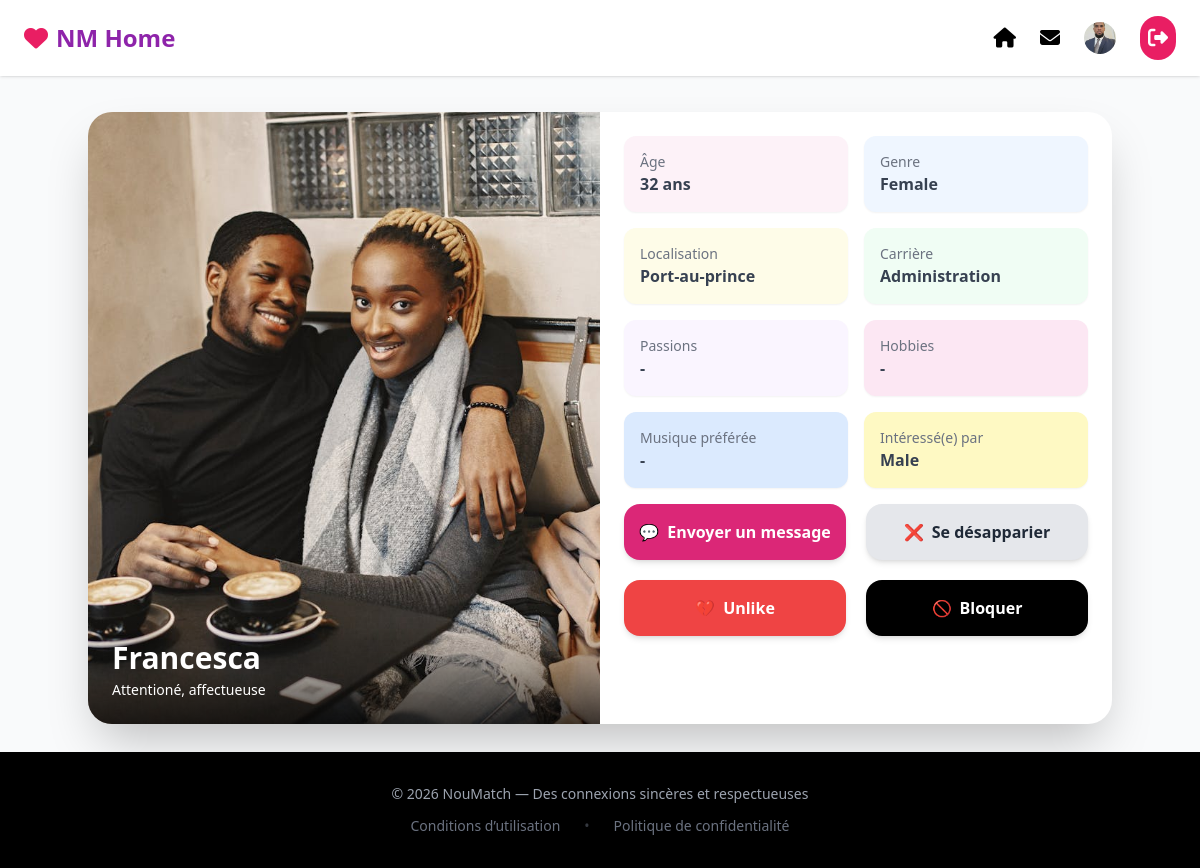
The page /nmdashboard/profil/3/ (signed in) on the database its author committed.
### users/models.py (models this page shows, shortened)
class User(AbstractBaseUser, PermissionsMixin):
    email = models.EmailField(unique=True)
    username = models.CharField(max_length=30, unique=True)
    bio = models.TextField(blank=True)
    birth_date = models.DateField(null=True, blank=True)
    GENDER_CHOICES = [
        ("male", "Male"),
        ("female", "Female"),
        ("other", "Other"),
    ]
    gender = models.CharField(max_length=10, choices=GENDER_CHOICES, blank=True)
    INTEREST_CHOICES = [
        ("male", "Male"),
        ("female", "Female"),
        ("everyone", "Everyone"),
    ]
    interested_in = models.CharField(max_length=10, choices=INTEREST_CHOICES, blank=True)
    location = models.CharField(max_length=100, blank=True)
    profile_photo = models.ImageField(upload_to="profiles/", blank=True, null=True)
    is_verified = models.BooleanField(default=False)
    height = models.PositiveIntegerField(null=True, blank=True)  # in cm
    passions = models.TextField(blank=True)  # comma separated passions
    career = models.CharField(max_length=100, blank=True)
    education = models.CharField(max_length=100, blank=True)
    hobbies = models.TextField(blank=True)
    favorite_music = models.TextField(blank=True)
    is_active = models.BooleanField(default=True)
    is_staff = models.BooleanField(default=False)
    date_joined = models.DateTimeField(default=timezone.now)
    objects = UserManager()
    USERNAME_FIELD = "email"
    REQUIRED_FIELDS = ["username"]

### nmdashboard/views.py (the view)
# urls.py: path("profil/<int:user_id>/", views.voir_profil, name="voir_profil"),
@login_required
def voir_profil(request, user_id):
    user = get_object_or_404(User, id=user_id)
    age = None
    if user.birth_date:
        today = date.today()
        age = today.year - user.birth_date.year
        if (today.month, today.day) < (user.birth_date.month, user.birth_date.day):
            age -= 1
    hobbies_list = [h.strip() for h in user.hobbies.split(",") if h.strip()]
    passions_list = [p.strip() for p in user.passions.split(",") if p.strip()]
    return render(request, "nmdashboard/voir_profil.html", {
        "profile_suser": user,
        "age": age,
        "hobbies_list": hobbies_list,
        "passions_list": passions_list,
    })

### nmdashboard/context_processors.py (called while the page is built)
def unread_messages(request):
    if request.user.is_authenticated:
        unread_count = Message.objects.filter(receiver=request.user, is_read=False).count()
        latest_messages = Message.objects.filter(receiver=request.user).order_by('-timestamp')[:5]
    else:
        unread_count = 0
        latest_messages = []
    return {
        'unread_messages_count': unread_count,
        'latest_messages': latest_messages,
    }

### nmdashboard/templates/nmdashboard/voir_profil.html (shortened to what this page needs)
{% extends 'nmdashboard/base.html' %}
{% block content %}
<main class="flex-1 pt-28 px-4 mb-7">
  <div class="max-w-5xl mx-auto bg-white rounded-3xl shadow-2xl overflow-hidden flex flex-col lg:flex-row">
    <div class="lg:w-1/2 relative flex-shrink-0">
      {% if profile_suser.profile_photo %}
        <img src="{{ profile_suser.profile_photo.url }}" class="w-full h-full object-cover">
      {% else %}
        <img src="/static/images/default-profile.png" class="w-full h-full object-cover">
      {% endif %}
      <div class="absolute bottom-0 left-0 w-full bg-gradient-to-t from-black/70 via-black/30 to-transparent p-6">
        <h1 class="text-3xl font-bold text-white">{{ profile_suser.username }}</h1>
        {% if profile_suser.bio %}
          <p class="text-white mt-1 text-sm">{{ profile_suser.bio }}</p>
        {% endif %}
      </div>
    </div>
    <div class="lg:w-1/2 p-6 space-y-4">
      <div class="grid grid-cols-2 gap-4 text-gray-700">
        <div class="bg-pink-50 rounded-xl p-4 shadow-sm">
            <p class="text-sm text-gray-500">Âge</p>
            <p class="font-semibold">
                {% if age %}
                {{ age }} ans
                {% else %}
                -
                {% endif %}
            </p>
        </div>
        <div class="bg-blue-50 rounded-xl p-4 shadow-sm">
          <p class="text-sm text-gray-500">Genre</p>
          <p class="font-semibold">{{ profile_suser.get_gender_display }}</p>
        </div>
        <div class="bg-yellow-50 rounded-xl p-4 shadow-sm">
          <p class="text-sm text-gray-500">Localisation</p>
          <p class="font-semibold">{{ profile_suser.location|default:"-" }}</p>
        </div>
        <div class="bg-green-50 rounded-xl p-4 shadow-sm">
          <p class="text-sm text-gray-500">Carrière</p>
          <p class="font-semibold">{{ profile_suser.career|default:"-" }}</p>
        </div>
        <div class="bg-purple-50 rounded-xl p-4 shadow-sm">
          <p class="text-sm text-gray-500">Passions</p>
          <p class="font-semibold">{{ profile_suser.passions|default:"-" }}</p>
        </div>
        <div class="bg-pink-100 rounded-xl p-4 shadow-sm">
          <p class="text-sm text-gray-500">Hobbies</p>
          <p class="font-semibold">{{ profile_suser.hobbies|default:"-" }}</p>
        </div>
        <div class="bg-blue-100 rounded-xl p-4 shadow-sm">
          <p class="text-sm text-gray-500">Musique préférée</p>
          <p class="font-semibold">{{ profile_suser.favorite_music|default:"-" }}</p>
        </div>
        <div class="bg-yellow-100 rounded-xl p-4 shadow-sm">
          <p class="text-sm text-gray-500">Intéressé(e) par</p>
          <p class="font-semibold">{{ profile_suser.get_interested_in_display }}</p>
        </div>
      </div>
    <div class="grid grid-cols-2 gap-5 mt-8">
        <a href=""
        class="flex items-center justify-center gap-2 h-14
                bg-pink-600 text-white rounded-2xl font-semibold
                hover:bg-pink-700 hover:shadow-lg
                transition-all duration-200 shadow-md">
            💬 <span>Envoyer un message</span>
        </a>
        <button
            class="flex items-center justify-center gap-2 h-14
                bg-gray-200 text-gray-800 rounded-2xl font-semibold
                hover:bg-gray-300 hover:shadow-lg
                transition-all duration-200 shadow-md">
            ❌ <span>Se désapparier</span>
        </button>
        <button
            class="flex items-center justify-center gap-2 h-14
                bg-red-500 text-white rounded-2xl font-semibold
                hover:bg-red-600 hover:shadow-lg
                transition-all duration-200 shadow-md">
            💔 <span>Unlike</span>
        </button>
        <button
            class="flex items-center justify-center gap-2 h-14
                bg-black text-white rounded-2xl font-semibold
                hover:bg-gray-900 hover:shadow-lg
                transition-all duration-200 shadow-md">
            🚫 <span>Bloquer</span>
        </button>
    </div>
      <div class="p-6 flex flex-wrap gap-2">
      </div>
    </div>
  </div>
</main>
{% endblock content %}

### nmdashboard/templates/nmdashboard/base.html (shortened to what this page needs)
<!DOCTYPE html>
<html lang="fr">
<head>
<script src="https://cdn.tailwindcss.com"></script>
<link rel="stylesheet" href="https://cdnjs.cloudflare.com/ajax/libs/font-awesome/6.5.0/css/all.min.css">
</head>
<body class="bg-gray-50 min-h-screen flex flex-col">
<header class="fixed w-full bg-white/90 backdrop-blur shadow z-50">
  <div class="max-w-7xl mx-auto flex justify-between items-center px-6 py-4">
    <a href="{% url 'nmdashboard:dashboard' %}" class="flex items-center gap-2">
      <i class="fa-solid fa-heart text-secondary text-2xl"></i>
      <span class="text-2xl font-bold text-primary">NM Home</span>
    </a>
    <nav class="hidden md:flex gap-6 items-center">
      <a href="{% url 'nmdashboard:dashboard' %}">
        <i class="fa-solid fa-house text-xl cursor-pointer"></i>
      </a>
    <div class="relative">
        <button type="button" id="messagesBtn" class="relative">
            <i class="fa-solid fa-envelope text-xl cursor-pointer"></i>
        </button>
    </div>
      <a href="{% url 'nmdashboard:my_profile' %}">
        {% if request.user.profile_photo %}
          <img src="{{ request.user.profile_photo.url }}"
               class="w-8 h-8 rounded-full object-cover cursor-pointer">
        {% else %}
          <i class="fa-solid fa-user text-xl cursor-pointer"></i>
        {% endif %}
      </a>
      <form method="post" action="{% url 'users:logout' %}">
        <button type="submit">
          <i class="fa-solid fa-right-from-bracket text-xl bg-secondary text-white p-2 rounded-full"></i>
        </button>
      </form>
    </nav>
  </div>
</header>
{% block content %}{% endblock content %}
<footer class="bg-black text-gray-400 py-8 text-center text-sm">
  <div class="mb-3">© 2026 NouMatch — Des connexions sincères et respectueuses</div>
  <div class="flex justify-center gap-6 text-gray-500">
    <a href="{% url 'noumatch:term_of_use' %}" class="hover:text-white transition">Conditions d’utilisation</a>
    <span class="opacity-50">•</span>
    <a href="{% url 'noumatch:privacy_policy' %}" class="hover:text-white transition">Politique de confidentialité</a>
  </div>
</footer>
</body>
</html>

### nmdashboard/templates/nmdashboard/base.html (style rules this page uses)
* { scroll-behavior: smooth; }

### rows shown on the page
User: user.profile_photo (picture)
User: profile_photo (picture), username "Francesca", bio "Attentioné, affectueuse", gender "Female", location "Port-au-prince", career "Administration", passions "-", hobbies "-", favorite_music "-", interested_in "Male"

### other values the page prints
{{ age }} "32"
